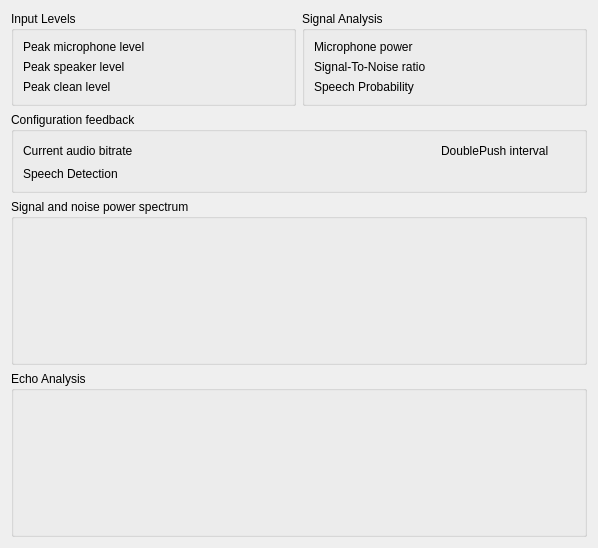
<?xml version="1.0" encoding="UTF-8"?>
<ui version="4.0">
 <class>AudioStats</class>
 <widget class="QDialog" name="AudioStats">
  <property name="geometry">
   <rect>
    <x>0</x>
    <y>0</y>
    <width>598</width>
    <height>548</height>
   </rect>
  </property>
  <property name="windowTitle">
   <string>Audio Statistics</string>
  </property>
  <layout class="QVBoxLayout">
   <item>
    <layout class="QHBoxLayout">
     <item>
      <widget class="QGroupBox" name="qgbInput">
       <property name="title">
        <string>Input Levels</string>
       </property>
       <layout class="QGridLayout">
        <item row="0" column="0">
         <widget class="QLabel" name="qliMicLevel">
          <property name="text">
           <string>Peak microphone level</string>
          </property>
         </widget>
        </item>
        <item row="0" column="1">
         <widget class="QLabel" name="qlMicLevel">
          <property name="toolTip">
           <string>Peak power in last frame</string>
          </property>
          <property name="whatsThis">
           <string>This shows the peak power in the last frame (20 ms), and is the same measurement as you would usually find displayed as &quot;input power&quot;. Please disregard this and look at &lt;b&gt;Microphone power&lt;/b&gt; instead, which is much more steady and disregards outliers.</string>
          </property>
          <property name="text">
           <string/>
          </property>
         </widget>
        </item>
        <item row="1" column="0">
         <widget class="QLabel" name="qliSpeakerLevel">
          <property name="text">
           <string>Peak speaker level</string>
          </property>
         </widget>
        </item>
        <item row="1" column="1">
         <widget class="QLabel" name="qlSpeakerLevel">
          <property name="toolTip">
           <string>Peak power in last frame</string>
          </property>
          <property name="whatsThis">
           <string>This shows the peak power of the speakers in the last frame (20 ms). Unless you are using a multi-channel sampling method (such as ASIO) with speaker channels configured, this will be 0. If you have such a setup configured, and this still shows 0 while you're playing audio from other programs, your setup is not working.</string>
          </property>
          <property name="text">
           <string/>
          </property>
         </widget>
        </item>
        <item row="2" column="0">
         <widget class="QLabel" name="qliSignalLevel">
          <property name="text">
           <string>Peak clean level</string>
          </property>
         </widget>
        </item>
        <item row="2" column="1">
         <widget class="QLabel" name="qlSignalLevel">
          <property name="toolTip">
           <string>Peak power in last frame</string>
          </property>
          <property name="whatsThis">
           <string>This shows the peak power in the last frame (20 ms) after all processing. Ideally, this should be -96 dB when you're not talking. In reality, a sound studio should see -60 dB, and you should hopefully see somewhere around -20 dB. When you are talking, this should rise to somewhere between -5 and -10 dB.&lt;br /&gt;If you are using echo cancellation, and this rises to more than -15 dB when you're not talking, your setup is not working, and you'll annoy other users with echoes.</string>
          </property>
          <property name="text">
           <string/>
          </property>
         </widget>
        </item>
       </layout>
      </widget>
     </item>
     <item>
      <widget class="QGroupBox" name="qgbSignal">
       <property name="title">
        <string>Signal Analysis</string>
       </property>
       <layout class="QGridLayout">
        <item row="0" column="0">
         <widget class="QLabel" name="qliMicVolume">
          <property name="text">
           <string>Microphone power</string>
          </property>
         </widget>
        </item>
        <item row="0" column="1">
         <widget class="QLabel" name="qlMicVolume">
          <property name="toolTip">
           <string>How close the current input level is to ideal</string>
          </property>
          <property name="whatsThis">
           <string>This shows how close your current input volume is to the ideal. To adjust your microphone level, open whatever program you use to adjust the recording volume, and look at the value here while talking.&lt;br /&gt;&lt;b&gt;Talk loud, as you would when you're upset over getting fragged by a noob.&lt;/b&gt;&lt;br /&gt;Adjust the volume until this value is close to 100%, but make sure it doesn't go above. If it does go above, you are likely to get clipping in parts of your speech, which will degrade sound quality.</string>
          </property>
          <property name="text">
           <string/>
          </property>
         </widget>
        </item>
        <item row="1" column="0">
         <widget class="QLabel" name="qliMicSNR">
          <property name="text">
           <string>Signal-To-Noise ratio</string>
          </property>
         </widget>
        </item>
        <item row="1" column="1">
         <widget class="QLabel" name="qlMicSNR">
          <property name="toolTip">
           <string>Signal-To-Noise ratio from the microphone</string>
          </property>
          <property name="whatsThis">
           <string>This is the Signal-To-Noise Ratio (SNR) of the microphone in the last frame (20 ms). It shows how much clearer the voice is compared to the noise.&lt;br /&gt;If this value is below 1.0, there's more noise than voice in the signal, and so quality is reduced.&lt;br /&gt;There is no upper limit to this value, but don't expect to see much above 40-50 without a sound studio.</string>
          </property>
          <property name="text">
           <string/>
          </property>
         </widget>
        </item>
        <item row="2" column="0">
         <widget class="QLabel" name="qliSpeechProb">
          <property name="text">
           <string>Speech Probability</string>
          </property>
         </widget>
        </item>
        <item row="2" column="1">
         <widget class="QLabel" name="qlSpeechProb">
          <property name="toolTip">
           <string>Probability of speech</string>
          </property>
          <property name="whatsThis">
           <string>This is the probability that the last frame (20 ms) was speech and not environment noise.&lt;br /&gt;Voice activity transmission depends on this being right. The trick with this is that the middle of a sentence is always detected as speech; the problem is the pauses between words and the start of speech. It's hard to distinguish a sigh from a word starting with 'h'.&lt;br /&gt;If this is in bold font, it means Mumble is currently transmitting (if you're connected).</string>
          </property>
          <property name="text">
           <string/>
          </property>
         </widget>
        </item>
       </layout>
      </widget>
     </item>
    </layout>
   </item>
   <item>
    <widget class="QGroupBox" name="qgbConfiguration">
     <property name="title">
      <string>Configuration feedback</string>
     </property>
     <layout class="QGridLayout">
      <item row="0" column="0">
       <widget class="QLabel" name="qliBitrate">
        <property name="text">
         <string>Current audio bitrate</string>
        </property>
       </widget>
      </item>
      <item row="0" column="1">
       <widget class="QLabel" name="qlBitrate">
        <property name="minimumSize">
         <size>
          <width>20</width>
          <height>0</height>
         </size>
        </property>
        <property name="toolTip">
         <string>Bitrate of last frame</string>
        </property>
        <property name="whatsThis">
         <string>This is the audio bitrate of the last compressed frame (20 ms), and as such will jump up and down as the VBR adjusts the quality. To adjust the peak bitrate, adjust &lt;b&gt;Compression Complexity&lt;/b&gt; in the Settings dialog.</string>
        </property>
        <property name="text">
         <string/>
        </property>
       </widget>
      </item>
      <item row="0" column="3">
       <widget class="QLabel" name="qliDoublePush">
        <property name="text">
         <string>DoublePush interval</string>
        </property>
       </widget>
      </item>
      <item row="0" column="4">
       <widget class="QLabel" name="qlDoublePush">
        <property name="minimumSize">
         <size>
          <width>20</width>
          <height>0</height>
         </size>
        </property>
        <property name="toolTip">
         <string>Time between last two Push-To-Talk presses</string>
        </property>
        <property name="text">
         <string/>
        </property>
       </widget>
      </item>
      <item row="1" column="0">
       <widget class="QLabel" name="qliSpeech">
        <property name="text">
         <string>Speech Detection</string>
        </property>
       </widget>
      </item>
      <item row="1" column="1" colspan="4">
       <widget class="AudioBar" name="abSpeech" native="true">
        <property name="toolTip">
         <string>Current speech detection chance</string>
        </property>
        <property name="whatsThis">
         <string>&lt;b&gt;This shows the current speech detection settings.&lt;/b&gt;&lt;br /&gt;You can change the settings from the Settings dialog or from the Audio Wizard.</string>
        </property>
       </widget>
      </item>
      <item row="0" column="2">
       <spacer>
        <property name="orientation">
         <enum>Qt::Horizontal</enum>
        </property>
        <property name="sizeHint" stdset="0">
         <size>
          <width>40</width>
          <height>20</height>
         </size>
        </property>
       </spacer>
      </item>
     </layout>
    </widget>
   </item>
   <item>
    <widget class="QGroupBox" name="qgbSpectrum">
     <property name="sizePolicy">
      <sizepolicy hsizetype="Preferred" vsizetype="Expanding">
       <horstretch>0</horstretch>
       <verstretch>0</verstretch>
      </sizepolicy>
     </property>
     <property name="title">
      <string>Signal and noise power spectrum</string>
     </property>
     <layout class="QVBoxLayout">
      <item>
       <widget class="AudioNoiseWidget" name="anwNoise" native="true">
        <property name="toolTip">
         <string>Power spectrum of input signal and noise estimate</string>
        </property>
        <property name="whatsThis">
         <string>This shows the power spectrum of the current input signal (red line) and the current noise estimate (filled blue).&lt;br /&gt;All amplitudes are multiplied by 30 to show the interesting parts (how much more signal than noise is present in each waveband).&lt;br /&gt;This is probably only of interest if you're trying to fine-tune noise conditions on your microphone. Under good conditions, there should be just a tiny flutter of blue at the bottom. If the blue is more than halfway up on the graph, you have a seriously noisy environment.</string>
        </property>
       </widget>
      </item>
     </layout>
    </widget>
   </item>
   <item>
    <widget class="QGroupBox" name="qgbEcho">
     <property name="sizePolicy">
      <sizepolicy hsizetype="Preferred" vsizetype="Expanding">
       <horstretch>0</horstretch>
       <verstretch>0</verstretch>
      </sizepolicy>
     </property>
     <property name="title">
      <string>Echo Analysis</string>
     </property>
     <layout class="QVBoxLayout">
      <item>
       <widget class="AudioEchoWidget" name="aewEcho" native="true">
        <property name="sizePolicy">
         <sizepolicy hsizetype="Preferred" vsizetype="Expanding">
          <horstretch>0</horstretch>
          <verstretch>0</verstretch>
         </sizepolicy>
        </property>
        <property name="toolTip">
         <string>Weights of the echo canceller</string>
        </property>
        <property name="whatsThis">
         <string>This shows the weights of the echo canceller, with time increasing downwards and frequency increasing to the right.&lt;br /&gt;Ideally, this should be black, indicating no echo exists at all. More commonly, you'll have one or more horizontal stripes of bluish color representing time delayed echo. You should be able to see the weights updated in real time.&lt;br /&gt;Please note that as long as you have nothing to echo off, you won't see much useful data here. Play some music and things should stabilize. &lt;br /&gt;You can choose to view the real or imaginary parts of the frequency-domain weights, or alternately the computed modulus and phase. The most useful of these will likely be modulus, which is the amplitude of the echo, and shows you how much of the outgoing signal is being removed at that time step. The other viewing modes are mostly useful to people who want to tune the echo cancellation algorithms.&lt;br /&gt;Please note: If the entire image fluctuates massively while in modulus mode, the echo canceller fails to find any correlation whatsoever between the two input sources (speakers and microphone). Either you have a very long delay on the echo, or one of the input sources is configured wrong.</string>
        </property>
       </widget>
      </item>
     </layout>
    </widget>
   </item>
  </layout>
 </widget>
 <customwidgets>
  <customwidget>
   <class>AudioBar</class>
   <extends>QWidget</extends>
   <header>AudioStats.h</header>
   <container>1</container>
  </customwidget>
  <customwidget>
   <class>AudioNoiseWidget</class>
   <extends>QWidget</extends>
   <header>AudioStats.h</header>
   <container>1</container>
  </customwidget>
  <customwidget>
   <class>AudioEchoWidget</class>
   <extends>QWidget</extends>
   <header>AudioStats.h</header>
   <container>1</container>
  </customwidget>
 </customwidgets>
 <resources/>
 <connections/>
</ui>
